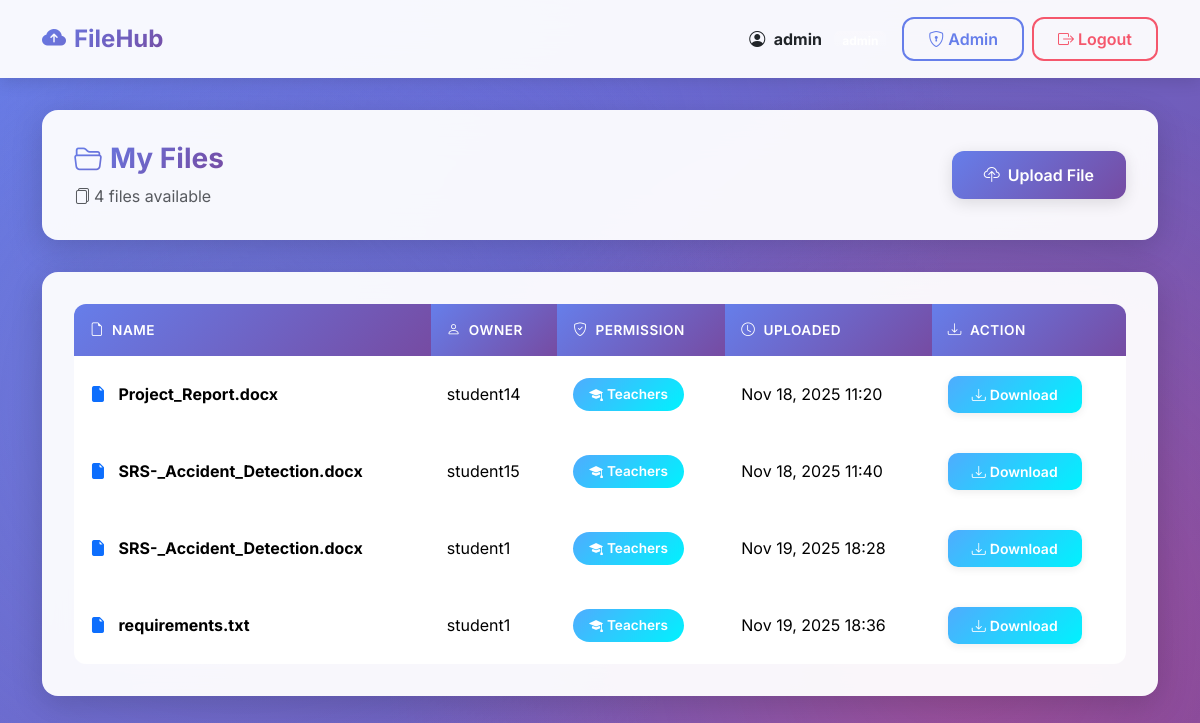
The page / (signed in) on the database its author committed.
### app/models.py (models this page shows, shortened)
class User(db.Model, UserMixin):
    __tablename__ = "users"
    id = Column(Integer, primary_key=True)
    username = Column(String(80), unique=True, nullable=False)
    password_hash = Column(String(128), nullable=False)
    role = Column(Enum(RoleEnum), nullable=False, default=RoleEnum.student)
    first_login = Column(Boolean, default=True)
    created_at = Column(DateTime, default=datetime.utcnow)
    failed_login_attempts = Column(Integer, default=0)
    locked_until = Column(DateTime, nullable=True)
    is_active = Column(Boolean, default=True)
    def is_student(self):
        return self.role == RoleEnum.student
    def is_teacher(self):
        return self.role == RoleEnum.teacher
    def is_staff(self):
        return self.role == RoleEnum.staff
    def is_admin(self):
        return self.role == RoleEnum.admin

class File(db.Model):
    __tablename__ = "files"
    id = Column(Integer, primary_key=True)
    original_filename = Column(String(255), nullable=False)
    stored_filename = Column(String(255), nullable=False)  # UUID_realname
    owner_id = Column(Integer, ForeignKey("users.id"), nullable=False)
    permission = Column(Enum(PermissionEnum), nullable=False, default=PermissionEnum.teacher_only)
    uploaded_at = Column(DateTime, default=datetime.utcnow)
    mimetype = Column(String(255))
    file_hash = Column(String(64), nullable=True)  # SHA-256 hash for integrity checking
    file_size = Column(Integer, nullable=True)  # File size in bytes
    owner = db.relationship('User', backref='files', lazy=True)

### app/files.py (the view, shortened to what this page needs)
@files_bp.route('/', methods=['GET', 'POST'])
@login_required
@limiter.limit("30 per minute")
def dashboard():
    form = UploadForm()
    files = File.query.options(joinedload(File.owner)).all()
    visible = [f for f in files if can_view_file(current_user, f)]
    visible_owner_ids = {f.owner_id for f in visible}
    owner_map = {u.id: u.username for u in User.query.filter(User.id.in_(visible_owner_ids)).all()}
    return render_template(
        "dashboard.html",
        files=visible,
        owner_map=owner_map,
        UploadForm=form
    )

### app/models.py (called while the page is built)
@login_manager.user_loader
def load_user(user_id):
    return User.query.get(int(user_id))

### app/utils.py (called while the page is built, shortened)
def can_view_file(user, file_obj):
    from .models import PermissionEnum, RoleEnum
    if user.is_admin():
        return True

### app/templates/dashboard.html (shortened to what this page needs)
{% extends "base.html" %}
{% block content %}
<div class="dashboard-header d-flex justify-content-between align-items-center">
  <div>
    <h3><i class="bi bi-folder2-open me-2"></i>My Files</h3>
    <p class="text-muted mb-0 mt-2">
      <i class="bi bi-files me-1"></i>{{ files|length }} file{% if files|length != 1 %}s{% endif %} available
    </p>
  </div>
  <div>
    {% if current_user.is_teacher() or current_user.is_staff() or current_user.is_admin() or current_user.is_student() %}
      <button class="btn btn-primary" data-bs-toggle="modal" data-bs-target="#uploadModal">
        <i class="bi bi-cloud-upload me-2"></i>Upload File
      </button>
    {% endif %}
  </div>
</div>
<div class="table-container">
  {% if files %}
  <table class="table">
    <thead>
      <tr>
        <th><i class="bi bi-file-earmark me-2"></i>Name</th>
        <th><i class="bi bi-person me-2"></i>Owner</th>
        <th><i class="bi bi-shield-check me-2"></i>Permission</th>
        <th><i class="bi bi-clock me-2"></i>Uploaded</th>
        <th><i class="bi bi-download me-2"></i>Action</th>
      </tr>
    </thead>
    <tbody>
      {% for f in files %}
      <tr>
        <td>
          <i class="bi bi-file-earmark-fill me-2 text-primary"></i>
          <strong>{{ f.original_filename }}</strong>
        </td>
        <td>{{ owner_map[f.owner_id] if f.owner_id in owner_map else 'user' }}</td>
        <td>
          <span class="permission-badge permission-{{ f.permission.value }}">
            {% if f.permission.value == 'private' %}
              <i class="bi bi-lock-fill me-1"></i>Private
            {% elif f.permission.value == 'teacher_only' %}
              <i class="bi bi-mortarboard-fill me-1"></i>Teachers
            {% elif f.permission.value == 'staff_teacher' %}
              <i class="bi bi-people-fill me-1"></i>Staff+Teachers
            {% else %}
              <i class="bi bi-globe me-1"></i>Public
            {% endif %}
          </span>
        </td>
        <td>{{ f.uploaded_at.strftime('%b %d, %Y %H:%M') }}</td>
        <td>
          <a class="btn btn-sm btn-download" href="{{ url_for('files_bp.download_file', filename=f.stored_filename) }}">
            <i class="bi bi-download me-1"></i>Download
          </a>
        </td>
      </tr>
      {% endfor %}
    </tbody>
  </table>
  {% endif %}
</div>
{% endblock %}

### app/templates/base.html (shortened to what this page needs)
<!doctype html>
<html lang="en">
  <head>
    <link href="https://cdn.jsdelivr.net/npm/bootstrap@5.3.2/dist/css/bootstrap.min.css" rel="stylesheet">
    <link rel="stylesheet" href="https://cdn.jsdelivr.net/npm/bootstrap-icons@1.11.1/font/bootstrap-icons.css">
    <link rel="stylesheet" href="{{ url_for('static', filename='css/style.css') }}">
  </head>
  <body>
    <nav class="navbar navbar-expand-lg navbar-light">
      <div class="container">
        <a class="navbar-brand" href="{{ url_for('files_bp.dashboard') }}">
          <i class="bi bi-cloud-arrow-up-fill me-2"></i>FileHub
        </a>
        <div class="d-flex align-items-center">
          {% if current_user.is_authenticated %}
            <span class="me-3 d-none d-md-inline">
              <i class="bi bi-person-circle me-1"></i>
              <strong>{{ current_user.username }}</strong>
              <span class="badge bg-gradient ms-2" style="background: linear-gradient(135deg, #667eea 0%, #764ba2 100%);">
              </span>
            </span>
            {% if current_user.is_admin() %}
              <a class="btn btn-outline-secondary me-2" href="{{ url_for('admin.users') }}">
                <i class="bi bi-shield-lock me-1"></i>Admin
              </a>
            {% endif %}
            <a class="btn btn-outline-danger" href="{{ url_for('auth.logout') }}">
              <i class="bi bi-box-arrow-right me-1"></i>Logout
            </a>
          {% endif %}
        </div>
      </div>
    </nav>
    <div class="container mt-4">
      {% block content %}{% endblock %}
    </div>
  </body>
</html>

### app/static/css/style.css (style rules this page uses)
:root { --primary-gradient: linear-gradient(135deg, #667eea 0%, #764ba2 100%); --secondary-gradient: linear-gradient(135deg, #f093fb 0%, #f5576c 100%); --success-gradient: linear-gradient(135deg, #4facfe 0%, #00f2fe 100%); --dark-bg: #1a1a2e; --card-bg: #ffffff; --shadow-sm: 0 2px 8px rgba(0, 0, 0, 0.08); --shadow-md: 0 4px 16px rgba(0, 0, 0, 0.12); --shadow-lg: 0 8px 32px rgba(0, 0, 0, 0.16); --border-radius: 16px; }
* { margin: 0; padding: 0; box-sizing: border-box; }
body { font-family: 'Inter', -apple-system, BlinkMacSystemFont, 'Segoe UI', Roboto, sans-serif; background: linear-gradient(135deg, #667eea 0%, #764ba2 100%); min-height: 100vh; padding-bottom: 40px; position: relative; }
body::before { content: ''; position: fixed; top: 0; left: 0; right: 0; bottom: 0; background: radial-gradient(circle at 20% 50%, rgba(120, 119, 198, 0.3), transparent 50%), radial-gradient(circle at 80% 80%, rgba(252, 70, 107, 0.3), transparent 50%), radial-gradient(circle at 40% 20%, rgba(99, 102, 241, 0.2), transparent 50%); pointer-events: none; z-index: -1; }
.container { position: relative; z-index: 10; }
button, a, input, select, textarea { position: relative; z-index: auto; }
.navbar { background: rgba(255, 255, 255, 0.95) !important; backdrop-filter: blur(20px); box-shadow: var(--shadow-md); border: none; padding: 1rem 0; margin-bottom: 2rem; }
.navbar-brand { font-weight: 700; font-size: 1.5rem; background: var(--primary-gradient); -webkit-background-clip: text; -webkit-text-fill-color: transparent; background-clip: text; transition: transform 0.3s ease; }
.navbar .btn { border-radius: 12px; padding: 0.5rem 1.5rem; font-weight: 600; transition: all 0.3s ease; border: 2px solid transparent; }
.navbar .btn-outline-secondary { border-color: #667eea; color: #667eea; }
.navbar .btn-outline-danger { border-color: #f5576c; color: #f5576c; }
.dashboard-header { background: rgba(255, 255, 255, 0.95); backdrop-filter: blur(20px); padding: 2rem; border-radius: var(--border-radius); box-shadow: var(--shadow-lg); margin-bottom: 2rem; animation: fadeInUp 0.6s ease; }
.dashboard-header h3 { font-weight: 700; background: var(--primary-gradient); -webkit-background-clip: text; -webkit-text-fill-color: transparent; background-clip: text; margin: 0; }
.btn-primary { background: var(--primary-gradient); border: none; border-radius: 12px; padding: 0.75rem 2rem; font-weight: 600; box-shadow: var(--shadow-md); transition: all 0.3s ease; position: relative; overflow: hidden; }
.btn-primary::before { content: ''; position: absolute; top: 0; left: -100%; width: 100%; height: 100%; background: linear-gradient(90deg, transparent, rgba(255, 255, 255, 0.3), transparent); transition: left 0.5s ease; }
.table-container { background: rgba(255, 255, 255, 0.95); backdrop-filter: blur(20px); border-radius: var(--border-radius); padding: 2rem; box-shadow: var(--shadow-lg); animation: fadeInUp 0.6s ease 0.2s both; }
.table { margin: 0; border-collapse: separate; border-spacing: 0; }
.table thead th { background: var(--primary-gradient); color: white; font-weight: 600; text-transform: uppercase; font-size: 0.85rem; letter-spacing: 0.5px; padding: 1rem; border: none; position: sticky; top: 0; z-index: 10; }
.table thead th:first-child { border-top-left-radius: 12px; }
.table thead th:last-child { border-top-right-radius: 12px; }
.table tbody tr { transition: all 0.3s ease; border-bottom: 1px solid rgba(0, 0, 0, 0.05); }
.table tbody td { padding: 1.25rem 1rem; vertical-align: middle; border: none; }
.table tbody tr:last-child td:first-child { border-bottom-left-radius: 12px; }
.table tbody tr:last-child td:last-child { border-bottom-right-radius: 12px; }
.permission-badge { display: inline-block; padding: 0.4rem 1rem; border-radius: 20px; font-size: 0.85rem; font-weight: 600; text-transform: capitalize; }
.permission-teacher_only { background: linear-gradient(135deg, #4facfe 0%, #00f2fe 100%); color: white; }
.btn-download { background: var(--success-gradient); border: none; border-radius: 10px; padding: 0.5rem 1.5rem; color: white; font-weight: 600; transition: all 0.3s ease; box-shadow: var(--shadow-sm); }

### rows shown on the page
User: username "admin"
File: original_filename "Project_Report.docx", permission "teacher_only" (drawn), uploaded_at "Nov 18, 2025 11:20"
User: username "student14"
File: original_filename "SRS-_Accident_Detection.docx", permission "teacher_only" (drawn), uploaded_at "Nov 18, 2025 11:40"
User: username "student15"
File: original_filename "SRS-_Accident_Detection.docx", permission "teacher_only" (drawn), uploaded_at "Nov 19, 2025 18:28"
User: username "student1"
File: original_filename "requirements.txt", permission "teacher_only" (drawn), uploaded_at "Nov 19, 2025 18:36"

### other values the page prints
{{ files|length }} "4"
